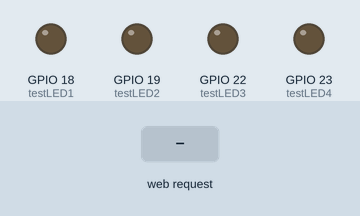
This sketch was run on a simulated ESP32. On the bench: output pins drawn as LEDs (lit = HIGH). The inputs (shaded band) are chosen by the test bench. WiFi joins after 1.5 s; servers stay silent unless stated; what the sketch prints to the serial monitor is not drawn.

Above: at 2.7 s.
2.8 s: HTTP request GET /setLED?LEDstate=11 received
At 4.0 s:
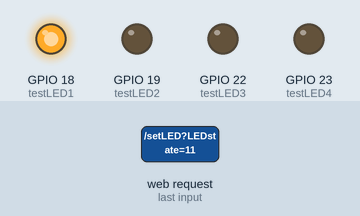
4.3 s: HTTP request GET /setLED?LEDstate=21 received
At 5.1 s:
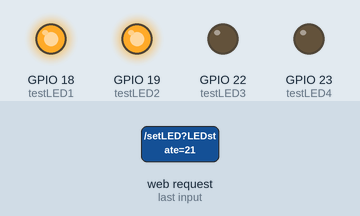
5.8 s: HTTP request GET /setLED?LEDstate=10 received
At 6.3 s:
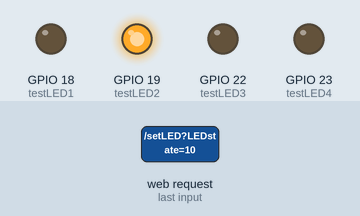
7.3 s: HTTP request GET /setLED?LEDstate=20 received
At 8.6 s:
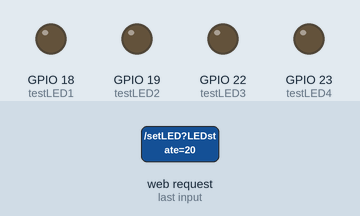
Timing chart, 0 to 9.8 s (numbered marks = the images above; inputs shaded):
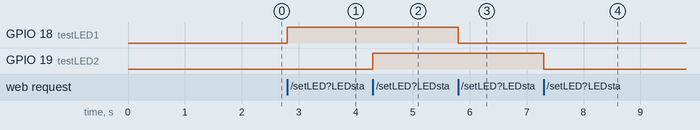

The sketch:

D20_Web_Control_4_LED_and_Monitor_Humid_Temperature.ino
```cpp
#include <WiFi.h>
#include <WiFiClient.h>
#include <WebServer.h>
#include "DHTesp.h"
#include "index.h" //Our HTML webpage contents with javascripts
#define DHT_Pin 4
#define testLED1 18
#define testLED2 19
#define testLED3 22
#define testLED4 23
//SSID and Password of your WiFi router
const char* ssid = "It's bad day not a bad life";
const char* password = "0641453596";
WebServer server(80); //Server on port 80
DHTesp dht;
String ledState1 = "NA";
String ledState2 = "NA";
String ledState3 = "NA";
String ledState4 = "NA";
//=========================================================
// This routine is executed when you open its IP in browser
//=========================================================
void handleRoot() {
  String s = MAIN_page; //Read HTML contents
  server.send(200, "text/html", s); //Send web page
}
void handleADC() {
  float h = dht.getHumidity();
  float t = dht.getTemperature();
  String tmpValue = "Temp = ";
  tmpValue += String(t) + " C, Humidity = ";
  tmpValue += String(h) + " %";
  server.send(200, "text/plane", tmpValue); //Send value to client ajax request
}
void handleLED() {
  String t_state = server.arg("LEDstate"); //Refer xhttp.open("GET","setLED?LEDstate=" +led, true);
  Serial.println(t_state);
  if (t_state == "11") {
  digitalWrite(testLED1, HIGH); //Feedback parameter
    ledState1 = "ON";
  }
  if (t_state == "10") {
  digitalWrite(testLED1, LOW); //Feedback parameter
    ledState1 = "OFF";
  }
  if (t_state == "21") {
  digitalWrite(testLED2, HIGH); //Feedback parameter
    ledState2 = "ON";
  }
  if (t_state == "20") {
  digitalWrite(testLED2, LOW); //Feedback parameter
    ledState2 = "OFF";
  }
  if (t_state == "31") {
  digitalWrite(testLED3, HIGH); //Feedback parameter
    ledState3 = "ON";
  }
  if (t_state == "30") {
  digitalWrite(testLED3, LOW); //Feedback parameter
    ledState3 = "OFF";
  }
  if (t_state == "41") {
  digitalWrite(testLED4, HIGH); //Feedback parameter
    ledState4 = "ON";
  }
  if (t_state == "40") {
  digitalWrite(testLED4, LOW); //Feedback parameter
    ledState4 = "OFF";
  }
  server.send(200, "text/plane", ledState1 + ", " + ledState2 + ", " + ledState3 + ", " + ledState4);
  //Send web page
}
void setup(void) {
  Serial.begin(115200);
  dht.setup(DHT_Pin, DHTesp::DHT22); // DHT_Pin D4, DHT22
  pinMode(testLED1, OUTPUT);
  pinMode(testLED2, OUTPUT);
  pinMode(testLED3, OUTPUT);
  pinMode(testLED4, OUTPUT);
  Serial.print("\n\nConnect to ");
  Serial.println(ssid);
  WiFi.begin(ssid, password);
  while (WiFi.status() != WL_CONNECTED) {
    delay(500); Serial.print(".");
  }
  Serial.print("\nConnected "); Serial.println(ssid);
  Serial.print("IP address: "); Serial.println(WiFi.localIP());
  server.on("/", handleRoot);
  server.on("/setLED", handleLED);
  server.on("/readADC", handleADC);
  server.begin();
  Serial.println("HTTP server started");
}
void loop(void) {
  server.handleClient(); //Handle client requests
}
```

index.h
```cpp
const char MAIN_page[] PROGMEM = R"=====(
<!DOCTYPE html><html><body><div id="demo">
<h1>The ESP-32 Update web page without refresh</h1>
<button type="button" onclick="sendData(11)" style="background: rgb(202,60,60);">LED1 ON</button>
<button type="button" onclick="sendData(21)" style="background: rgb(202,60,60);">LED2 ON</button>
<button type="button" onclick="sendData(31)" style="background: rgb(202,60,60);">LED3 ON</button>
<button type="button" onclick="sendData(41)" style="background: rgb(202,60,60);">LED4 ON</button><br><br>
<button type="button" onclick="sendData(10)" style="background: rgb(100,116,255);">LED1 OFF</button>
<button type="button" onclick="sendData(20)" style="background: rgb(100,116,255);">LED2 OFF</button>
<button type="button" onclick="sendData(30)" style="background: rgb(100,116,255);">LED3 OFF</button>
<button type="button" onclick="sendData(40)" style="background: rgb(100,116,255);">LED4 OFF</button><br><br>
State of [LED1, LED2,LED3,LED4] is >> <span id="LEDState">NA</span><br></div><div><br>
DHT-22 sensor : <span
id="ADCValue">0</span><br></div><script>
function sendData(led) {
var xhttp = new XMLHttpRequest();
xhttp.onreadystatechange = function() {
if (this.readyState == 4 && this.status == 200) {
document.getElementById("LEDState").innerHTML =
this.responseText;
}
};
xhttp.open("GET", "setLED?LEDstate="+led, true);
xhttp.send();
}
setInterval(function() { // Call a function repetatively with 2 Second interval
getData();
}, 2000); //2000mSeconds update rate
function getData() {
var xhttp = new XMLHttpRequest();
xhttp.onreadystatechange = function() {
if (this.readyState == 4 && this.status == 200) {
document.getElementById("ADCValue").innerHTML =
this.responseText;
}
};
xhttp.open("GET", "readADC", true);
xhttp.send();
}
</script><br><a href="https://www.facebook.com/BenzPratchaya">Benz Pratchaya</a></body></html>)=====";
```

Measured:
- after the input at 2.8 s, GPIO 18 (testLED1): LOW → HIGH at once
- after the input at 4.3 s, GPIO 19 (testLED2): LOW → HIGH at once
- after the input at 5.8 s, GPIO 18 (testLED1): HIGH → LOW at once
- after the input at 7.3 s, GPIO 19 (testLED2): HIGH → LOW at once
